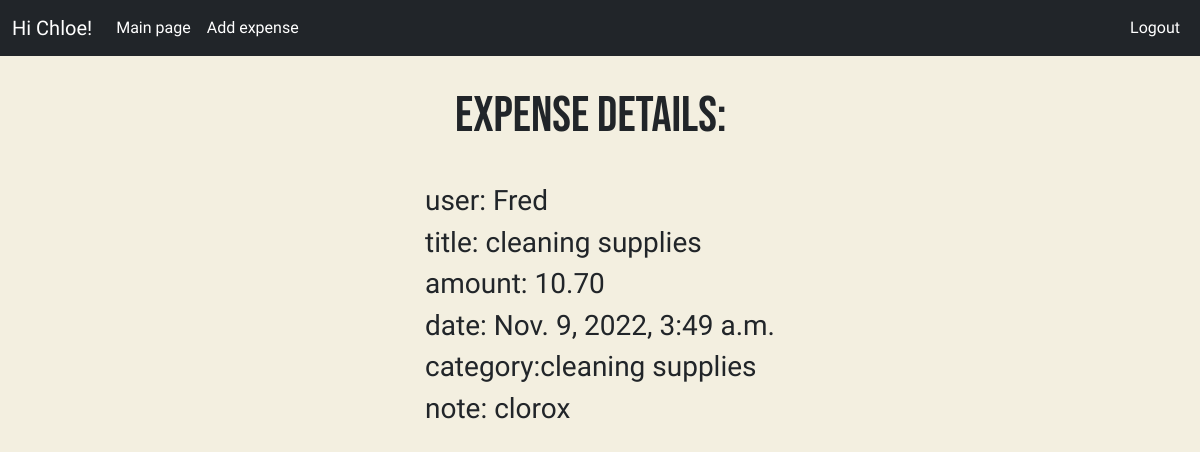
The app's page /expense/3 (signed in) with its own data.
### expense_list/models.py (models this page shows, shortened)
class Expense(models.Model):
    user = models.ForeignKey(User, on_delete=models.CASCADE, null=True, blank=True)
    title = models.CharField(max_length=200, null= False, blank=False, default='title')
    amount = models.DecimalField(max_digits=8, decimal_places=2)
    description = models.TextField(null=False, blank=True, default='text')
    date = models.DateTimeField(default=timezone.now)
    category = models.ForeignKey(Category, on_delete=models.CASCADE)
    class Meta:
        ordering = ['-date']

class Category(models.Model):
    title = models.CharField(max_length=50, null=True, blank=False)
    def __str__(self):
        return self.title

### expense_list/views.py (the view)
# urls.py: path('expense/<int:pk>', ExpenseDetail.as_view(), name='expensedetail'),
class ExpenseDetail(LoginRequiredMixin, DetailView):
    model = Expense
    context_object_name = 'expense'

### expense_list/templates/expense_list/expense_detail.html (shortened to what this page needs)
{% extends 'expense_list/main.html' %}
{% block content %}
<nav class="navbar navbar-expand-lg navbar-dark bg-dark sticky-top">
  <div class="container-fluid">
    <a class="navbar-brand">Hi {{request.user|title}}!</a>
    <div class="collapse navbar-collapse" id="navbarNav">
      <ul class="navbar-nav me-auto">
        <li class="nav-item">
          <a class="nav-link active" href="{% url 'expenselist' %}">Main page</a>
        </li>
                <li class="nav-item">
          <a class="nav-link active" href="{% url 'expensecreate' %}">Add expense</a>
        </li>
      </ul>
      <ul class="navbar-nav ms-auto">
        {% if request.user.is_authenticated %}
        <li class="nav-item">
          <a class="nav-link active" href = "{% url 'logout' %}">Logout</a>
        </li>
          {% else %}
        <li class="nav-item">
          <a class="nav-link active" href = "{% url 'login' %}">Login</a>
        </li>
        {% endif %}
      </ul>
    </div>
  </div>
</nav>
<div class="container-fluid d-flex justify-content-center">
    <div class="row">
    <div class="col-12-xsmall add-expense">
    <h2>Expense details:</h2>
    <h3>user: {{expense.user}}</h3>
    <h3>title: {{expense.title}}</h3>
    <h3>amount: {{expense.amount}}</h3>
    <h3>date: {{expense.date}}</h3>
    <h3>category:{{expense.category}}</h3>
    <h3>note: {{expense.description}}</h3>
    </div>
    </div>
</div>
{% endblock content %}

### expense_list/templates/expense_list/main.html (style rules this page uses)
body { background-color: #F3EFE0; font-family: 'Pontano Sans', sans-serif; }
a { color: #4b5156; text-decoration: none; }
h2 { font-family: 'Bebas Neue', cursive !important; font-size: 50px; padding: 30px; }

### records on screen
Expense: user "Fred", title "cleaning supplies", amount "10.70", date "Nov. 9, 2022, 3:49 a.m.", category "cleaning supplies", description "clorox"

### other values on screen
{{ request.user|title }} "Chloe"
